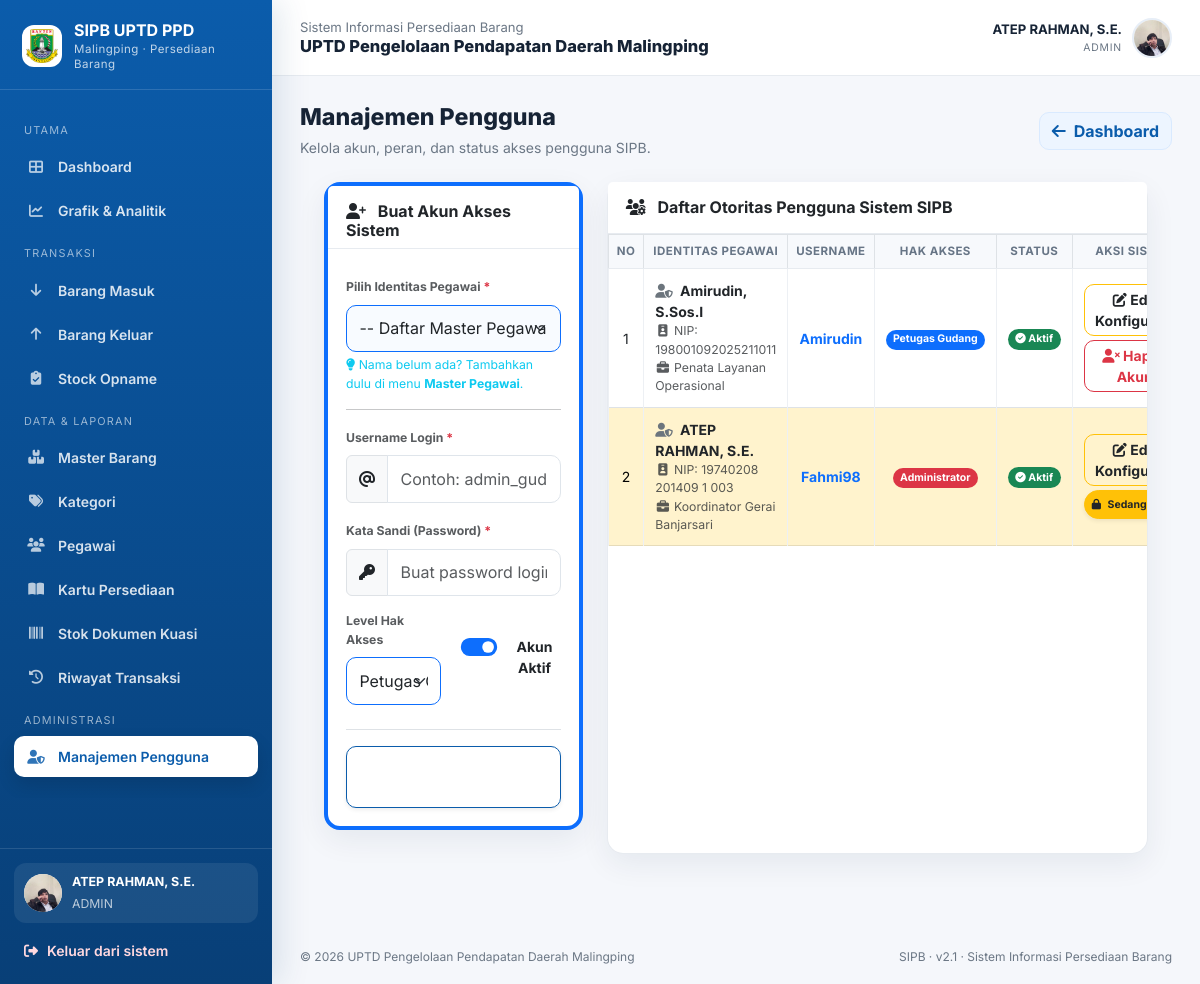
Page /inventory/manage_users.php (signed in) on the committed database.
### tables this page shows
CREATE TABLE users (
  id integer NOT NULL,
  pegawai_id integer DEFAULT NULL,
  username varchar(50) NOT NULL,
  password varchar(255) NOT NULL,
  nama_lengkap varchar(100) NOT NULL,
  role text DEFAULT 'user',
  is_active smallint DEFAULT 1,
  nip varchar(50) DEFAULT NULL,
  jabatan varchar(100) DEFAULT NULL,
  email varchar(100) DEFAULT NULL,
  foto_profil varchar(255) DEFAULT 'default.png',
  no_hp varchar(20) DEFAULT NULL,
  jenis_kelamin text DEFAULT NULL,
  tanggal_lahir date DEFAULT NULL,
  alamat text DEFAULT NULL
);

CREATE TABLE pegawai (
  id integer NOT NULL,
  nama_pegawai varchar(100) NOT NULL,
  nip varchar(50) DEFAULT NULL,
  status_pegawai varchar(20) DEFAULT 'Non-ASN',
  jabatan varchar(100) DEFAULT NULL
);

### inventory/manage_users.php (the view, shortened to what the rows shown need)
<?php
require_once 'functions.php';
require 'header.php';
?>
<div class="page-head"><div><h1>Manajemen Pengguna</h1></div></div>
<div class="container-fluid px-4 mt-4 mb-5">
        <div class="row">
            <div class="col-md-8">
                <div class="card h-100" style="border-top: 4px solid var(--gov-primary);">
                    <div class="card-body p-0">
                        <div class="table-responsive" style="max-height: 600px; overflow-y: auto;">
                            <table class="table table-hover table-bordered align-middle mb-0">
                                <thead class="text-center sticky-top" style="background-color: var(--gov-primary); color: white; z-index: 1;">
                                    <tr>
                                        <th width="5%">No</th>
                                        <th width="30%">Identitas Pegawai</th>
                                        <th width="15%">Username</th>
                                        <th width="15%">Hak Akses</th>
                                        <th width="15%">Status</th>
                                        <th width="20%">Aksi Sistem</th>
                                    </tr>
                                </thead>
                                <tbody class="bg-white">
                                    <?php
                                    $no = 1;
                                    $sql = "SELECT u.*, p.nip, p.jabatan
                                            FROM users u
                                            LEFT JOIN pegawai p ON u.pegawai_id = p.id
                                            ORDER BY u.role ASC, u.nama_lengkap ASC";
                                    $stmt_list = $pdo->query($sql);
                                    if ($stmt_list->rowCount() > 0) {
                                        while ($row = $stmt_list->fetch(PDO::FETCH_ASSOC)) {
                                            $role_badge = $row['role'] == 'admin' ? "<span class='badge bg-danger'>Administrator</span>" : "<span class='badge bg-primary'>Petugas Gudang</span>";
                                            $status_badge = $row['is_active'] == 1 ? "<span class='badge bg-success'><i class='fas fa-check-circle'></i> Aktif</span>" : "<span class='badge bg-secondary'><i class='fas fa-ban'></i> Nonaktif</span>";
                                            $tampil_nip = !empty($row['nip']) ? htmlspecialchars($row['nip']) : '-';
                                            $tampil_jabatan = !empty($row['jabatan']) ? htmlspecialchars($row['jabatan']) : 'Belum Terhubung Database Pegawai';
                                            $is_me = ($row['id'] == $_SESSION['user_id']) ? "class='table-warning'" : "";
                                            echo "<tr {$is_me}>
                                                    <td class='text-center'>{$no}</td>
                                                    <td>
                                                        <div class='fw-bold text-dark'><i class='fas fa-user-shield text-secondary me-1'></i> " . htmlspecialchars($row['nama_lengkap']) . "</div>
                                                        <div class='small text-muted'><i class='fas fa-id-badge fa-fw'></i> NIP: {$tampil_nip}</div>
                                                        <div class='small text-muted'><i class='fas fa-briefcase fa-fw'></i> {$tampil_jabatan}</div>
                                                    </td>
                                                    <td class='text-center fw-bold text-primary'>" . htmlspecialchars($row['username']) . "</td>
                                                    <td class='text-center'>{$role_badge}</td>
                                                    <td class='text-center'>{$status_badge}</td>
                                                    <td class='text-center'>
                                                        <a href='manage_users.php?edit={$row['id']}' class='btn btn-sm btn-outline-warning text-dark fw-bold mb-1 w-100' title='Edit Hak Akses'>
                                                            <i class='fas fa-edit'></i> Edit Konfigurasi
                                                        </a>
                                                        " . (!$is_me ? "
                                                        <form method='POST' class='d-inline d-block' onsubmit=\"return confirm('Yakin ingin mencabut dan menghapus akun ini secara permanen?');\">" . csrf_field() . "<input type='hidden' name='hapus' value='{$row['id']}'><button type='submit' class='btn btn-sm btn-outline-danger fw-bold w-100'><i class='fas fa-user-times'></i> Hapus Akun</button></form>" : "<div class='badge bg-warning text-dark w-100 py-2 border border-warning shadow-sm'><i class='fas fa-lock me-1'></i> Sedang Login</div>") . "
                                                    </td>
                                                  </tr>";
                                            $no++;
                                        }
                                    } else {
                                        echo "<tr><td colspan='6' class='text-center py-5 text-muted'>Data pengguna sistem tidak ditemukan.</td></tr>";
                                    }
                                    ?>
                                </tbody>
                            </table>
                        </div>
                    </div>
                </div>
            </div>
        </div>
    </div>
<?php require 'footer.php'; ?>

### inventory/header.php (shortened to what the rows shown need)
<?php
require_once __DIR__ . '/functions.php';
$foto_nav = 'default.png';
if (isset($_SESSION['user_id']) && isset($pdo)) {
    try {
        $stmt_ava = $pdo->prepare("SELECT foto_profil FROM users WHERE id = ?");
        $stmt_ava->execute([$_SESSION['user_id']]);
        $ava_row = $stmt_ava->fetch(PDO::FETCH_ASSOC);
        if ($ava_row && !empty($ava_row['foto_profil'])) $foto_nav = $ava_row['foto_profil'];
    } catch (Exception $e) { error_log('avatar lookup: ' . $e->getMessage()); }
}
$path_nav = 'uploads/profil/' . $foto_nav;
?>
<!DOCTYPE html>
<html lang="id">
<head>
    <link href="https://cdn.jsdelivr.net/npm/bootstrap@5.3.0/dist/css/bootstrap.min.css" rel="stylesheet">
    <link rel="stylesheet" href="https://cdnjs.cloudflare.com/ajax/libs/font-awesome/6.4.0/css/all.min.css">
    <link href="https://cdn.datatables.net/1.13.6/css/dataTables.bootstrap5.min.css" rel="stylesheet">
    <link href="https://cdn.datatables.net/responsive/2.5.0/css/responsive.bootstrap5.min.css" rel="stylesheet">
</head>
<body>
<div class="app-shell">
    <aside class="sidebar" id="sidebar">
        <div class="sidebar-bottom">
            <div class="mini-profile"><img src="<?= htmlspecialchars($path_nav, ENT_QUOTES, 'UTF-8') ?>" alt="Profil"><div><strong class="d-block" style="font-size:.78rem"><?= htmlspecialchars($nama_user) ?></strong><small><?= htmlspecialchars(strtoupper($role)) ?></small></div></div>
        </div>
    </aside>
    <div class="main-wrap">
        <header class="topbar">
            <div class="topbar-left"><div><h1 class="page-title">UPTD Pengelolaan Pendapatan Daerah Malingping</h1></div></div>
            <div class="top-user"><div class="top-user-text text-end"><strong><?= htmlspecialchars($nama_user) ?></strong><small><?= htmlspecialchars($role) ?></small></div><img src="<?= htmlspecialchars($path_nav, ENT_QUOTES, 'UTF-8') ?>" alt="Profil pengguna"></div>
        </header>
        <main class="content">

### rows in the picture
users: foto_profil (picture), nama_lengkap "ATEP RAHMAN, S.E.", pegawai.nip "19740208 201409 1 003", pegawai.jabatan "Koordinator Gerai Banjarsari", username "Fahmi98", role "Administrator", is_active 1 (drawn), shows "Sedang…"
users: nama_lengkap "Amirudin, S.Sos.I", pegawai.nip "198001092025211011", pegawai.jabatan "Penata Layanan Operasional", username "Amirudin", role "Petugas Gudang", is_active 1 (drawn)

### other values in the picture
$nama_user "ATEP RAHMAN, S.E."
$role "ADMIN"
